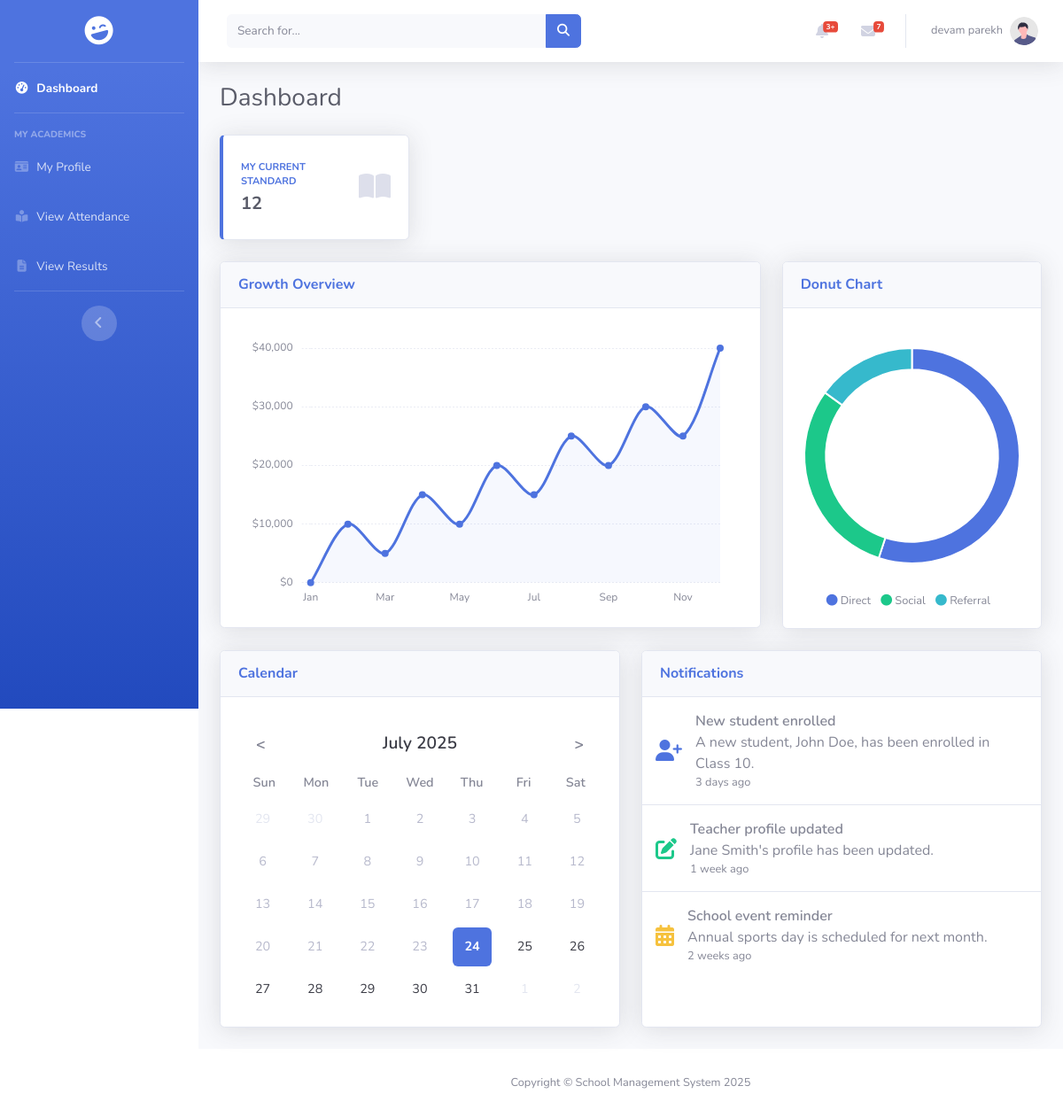
Before: /dashboard.php (signed in) with the older database file.
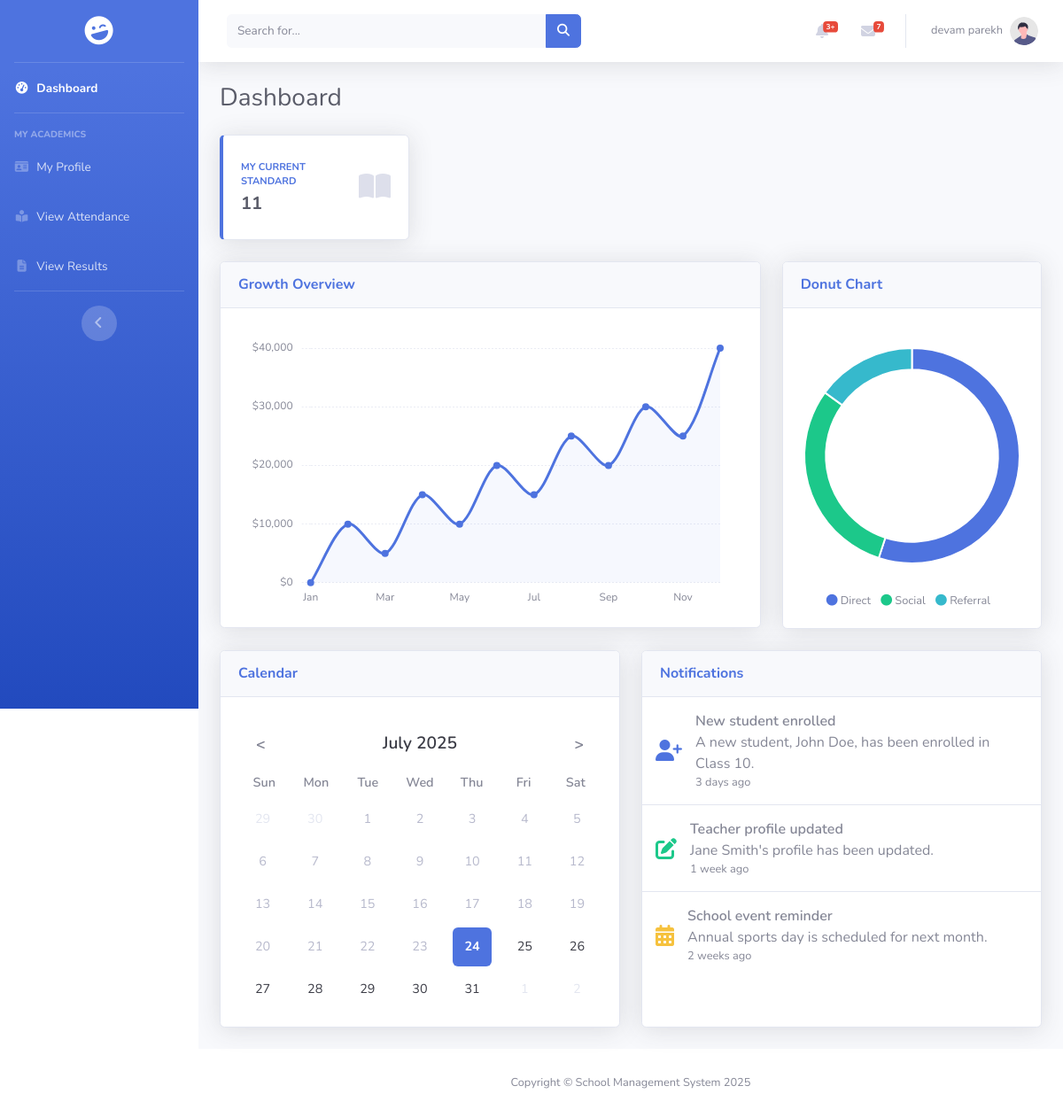
After: the same page with the newer database file.
### tables this page shows
CREATE TABLE `student` (
  `id` int(11) NOT NULL,
  `student_image` varchar(255) DEFAULT NULL,
  `student_name` varchar(50) DEFAULT NULL,
  `rollno` varchar(10) DEFAULT NULL,
  `std` varchar(4) DEFAULT NULL,
  `email` varchar(50) NOT NULL,
  `password` varchar(255) NOT NULL,
  `academic_year` varchar(9) DEFAULT NULL,
  `school_id` int(11) DEFAULT NULL,
  `dob` date DEFAULT NULL,
  `gender` enum('male','female','others') DEFAULT NULL,
  `blood_group` enum('a+','a-','b+','b-','ab+','ab-','o+','o-') DEFAULT NULL,
  `address` text DEFAULT NULL,
  `father_name` varchar(50) DEFAULT NULL,
  `father_phone` varchar(10) DEFAULT NULL,
  `mother_name` varchar(50) DEFAULT NULL,
  `mother_phone` varchar(10) DEFAULT NULL
);

### encryption.php (called while the page is built, shortened)
<?php
function decrypt_id($encrypted) {
    return openssl_decrypt($encrypted, ENCRYPTION_METHOD, ENCRYPTION_KEY, 0, ENCRYPTION_IV);
}
?>

### includes/sidebar.php (called while the page is built, shortened)
<?php
if (isset($_COOKIE['encrypted_user_role'])) {
    $role = decrypt_id($_COOKIE['encrypted_user_role']);
}
?>

### dashboard.php (the view, shortened to what the changed rows need)
<?php
include_once "encryption.php";
$userId = null;
if (isset($_COOKIE['encrypted_user_id'])) {
    $userId = decrypt_id($_COOKIE['encrypted_user_id']);
}
$totalSchools = 0;
$totalPrincipals = 0;
$totalTeachers = 0;
$totalStudents = 0;
?>
<!DOCTYPE html>
<html lang="en">
<head>
    <link href="https://stackpath.bootstrapcdn.com/bootstrap/4.5.2/css/bootstrap.min.css" rel="stylesheet">
    <link href="./assets/vendor/fontawesome-free/css/all.min.css" rel="stylesheet" type="text/css">
    <link href="./assets/css/sb-admin-2.min.css" rel="stylesheet">
    <link rel="stylesheet" href="./assets/css/calender.css">
    <link rel="stylesheet" href="https://cdnjs.cloudflare.com/ajax/libs/font-awesome/6.5.2/css/all.min.css" />
    <link rel="stylesheet" href="./assets/css/sidebar.css">
</head>
<body id="page-top">
    <div id="wrapper">
        <?php
            include './includes/sidebar.php';
        ?>
        <div id="content-wrapper" class="d-flex flex-column">
            <div id="content">
                <?php
                include './includes/header.php';
                ?>
                <div class="container-fluid">
                    <div class="d-sm-flex align-items-center justify-content-between mb-4">
                        <h1 class="h3 mb-0 text-gray-800">Dashboard</h1>
                    </div>
                    <div class="row">
                        <?php if ($role == 'bmc'): ?>
                            <div class="col-xl-3 col-md-6 mb-4">
                                <a href="./pages/school/school_list.php">
                                    <div class="card border-left-primary shadow h-100 py-2">
                                        <div class="card-body">
                                            <div class="row no-gutters align-items-center">
                                                <div class="col mr-2">
                                                    <div class="text-xs font-weight-bold text-primary text-uppercase mb-1">
                                                        TOTAL Schools</div>
                                                    <div class="h5 mb-0 font-weight-bold text-gray-800"><?php echo $totalSchools; ?></div>
                                                </div>
                                                <div class="col-auto">
                                                    <i class="fas fa-school fa-2x text-gray-300"></i>
                                                </div>
                                            </div>
                                        </div>
                                    </div>
                                </a>
                            </div>
                            <div class="col-xl-3 col-md-6 mb-4">
                                <a href="./pages/principal/principal_list.php">
                                    <div class="card border-left-success shadow h-100 py-2">
                                        <div class="card-body">
                                            <div class="row no-gutters align-items-center">
                                                <div class="col mr-2">
                                                    <div class="text-xs font-weight-bold text-success text-uppercase mb-1">
                                                        TOTAL Principals</div>
                                                    <div class="h5 mb-0 font-weight-bold text-gray-800"><?php echo $totalPrincipals; ?></div>
                                                </div>
                                                <div class="col-auto">
                                                    <i class="fas fa-user-tie fa-2x text-gray-300"></i>
                                                </div>
                                            </div>
                                        </div>
                                    </div>
                                </a>
                            </div>
                            <div class="col-xl-3 col-md-6 mb-4">
                                <a href="./pages/teacher/teacher_list.php">
                                    <div class="card border-left-info shadow h-100 py-2">
                                        <div class="card-body">
                                            <div class="row no-gutters align-items-center">
                                                <div class="col mr-2">
                                                    <div class="text-xs font-weight-bold text-info text-uppercase mb-1">
                                                        TOTAL Teachers</div>
                                                    <div class="h5 mb-0 font-weight-bold text-gray-800"><?php echo $totalTeachers; ?></div>
                                                </div>
                                                <div class="col-auto">
                                                    <i class="fas fa-person-chalkboard fa-2x text-gray-300"></i>
                                                </div>
                                            </div>
                                        </div>
                                    </div>
                                </a>
                            </div>
                            <div class="col-xl-3 col-md-6 mb-4">
                                <a href="./pages/student/student_list.php">
                                    <div class="card border-left-warning shadow h-100 py-2">
                                        <div class="card-body">
                                            <div class="row no-gutters align-items-center">
                                                <div class="col mr-2">
                                                    <div class="text-xs font-weight-bold text-warning text-uppercase mb-1">
                                                        TOTAL Students</div>
                                                    <div class="h5 mb-0 font-weight-bold text-gray-800"><?php echo $totalStudents; ?></div>
                                                </div>
                                                <div class="col-auto">
                                                    <i class="fas fa-children fa-2x text-gray-300"></i>
                                                </div>
                                            </div>
                                        </div>
                                    </div>
                                </a>
                            </div>
                        <?php elseif ($role == 'student'): ?>
                             <div class="col-xl-3 col-md-6 mb-4">
                                <div class="card border-left-primary shadow h-100 py-2">
                                    <div class="card-body">
                                        <div class="row no-gutters align-items-center">
                                            <div class="col mr-2">
                                                <div class="text-xs font-weight-bold text-primary text-uppercase mb-1">
                                                    My Current Standard</div>
                                                <div class="h5 mb-0 font-weight-bold text-gray-800">
                                                    <?php
                                                        $student_std = 'N/A';
                                                        $stmt_std = $conn->prepare("SELECT std FROM student WHERE id = ?");
                                                        if ($stmt_std) {
                                                            $stmt_std->bind_param("i", $userId);
                                                            $stmt_std->execute();
                                                            $result_std = $stmt_std->get_result();
                                                            if ($result_std && $result_std->num_rows > 0) {
                                                                $std_data = $result_std->fetch_assoc();
                                                                $student_std = htmlspecialchars($std_data['std']);
                                                            }
                                                        }
                                                        echo $student_std;
                                                    ?>
                                                </div>
                                            </div>
                                            <div class="col-auto">
                                                <i class="fas fa-book-open fa-2x text-gray-300"></i>
                                            </div>
                                        </div>
                                    </div>
                                </div>
                            </div>
                        <?php endif; ?>
                    </div>
                </div>
                </div>
            </div>
        </div>
</body>
</html>

Changed rows visible on the page:
changed student: std "12" → "11"
